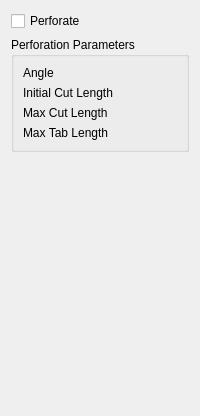
     <widget class="QWidget" name="tab_4">
      <attribute name="title">
       <string>Perforation</string>
      </attribute>
      <layout class="QVBoxLayout" name="verticalLayout_4">
       <item>
        <widget class="QCheckBox" name="checkPerforate">
         <property name="text">
          <string>Perforate</string>
         </property>
        </widget>
       </item>
       <item>
        <widget class="QGroupBox" name="groupPerforate">
         <property name="title">
          <string>Perforation Parameters</string>
         </property>
         <layout class="QGridLayout" name="gridLayout_6">
          <item row="0" column="0">
           <widget class="QLabel" name="label_17">
            <property name="text">
             <string>Angle</string>
            </property>
           </widget>
          </item>
          <item row="0" column="1">
           <widget class="Gui::QuantitySpinBox" name="perforateAngle" native="true">
            <property name="enabled">
             <bool>true</bool>
            </property>
            <property name="unit" stdset="0">
             <string notr="true">mm</string>
            </property>
           </widget>
          </item>
          <item row="1" column="0">
           <widget class="QLabel" name="label_18">
            <property name="text">
             <string>Initial Cut Length</string>
            </property>
           </widget>
          </item>
          <item row="1" column="1">
           <widget class="Gui::QuantitySpinBox" name="perforateInitialCutLen" native="true">
            <property name="enabled">
             <bool>true</bool>
            </property>
            <property name="unit" stdset="0">
             <string notr="true">mm</string>
            </property>
           </widget>
          </item>
          <item row="2" column="0">
           <widget class="QLabel" name="label_19">
            <property name="text">
             <string>Max Cut Length</string>
            </property>
           </widget>
          </item>
          <item row="2" column="1">
           <widget class="Gui::QuantitySpinBox" name="perforateMaxCutLen" native="true">
            <property name="enabled">
             <bool>true</bool>
            </property>
            <property name="unit" stdset="0">
             <string notr="true">mm</string>
            </property>
           </widget>
          </item>
          <item row="3" column="0">
           <widget class="QLabel" name="label_20">
            <property name="text">
             <string>Max Tab Length</string>
            </property>
           </widget>
          </item>
          <item row="3" column="1">
           <widget class="Gui::QuantitySpinBox" name="perforateMaxTabLen" native="true">
            <property name="enabled">
             <bool>true</bool>
            </property>
            <property name="unit" stdset="0">
             <string notr="true">mm</string>
            </property>
           </widget>
          </item>
         </layout>
        </widget>
       </item>
       <item>
        <spacer name="verticalSpacer_3">
         <property name="orientation">
          <enum>Qt::Orientation::Vertical</enum>
         </property>
         <property name="sizeHint" stdset="0">
          <size>
           <width>20</width>
           <height>253</height>
          </size>
         </property>
        </spacer>
       </item>
      </layout>
     </widget>
